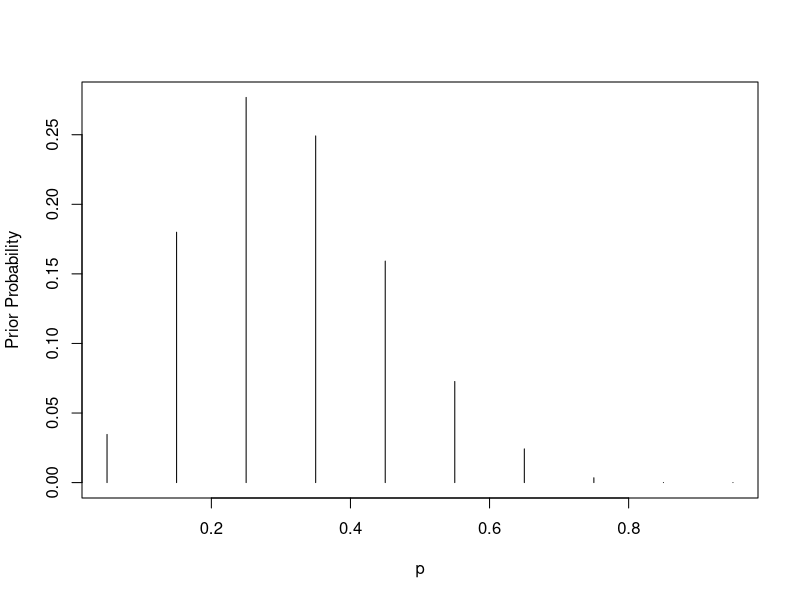
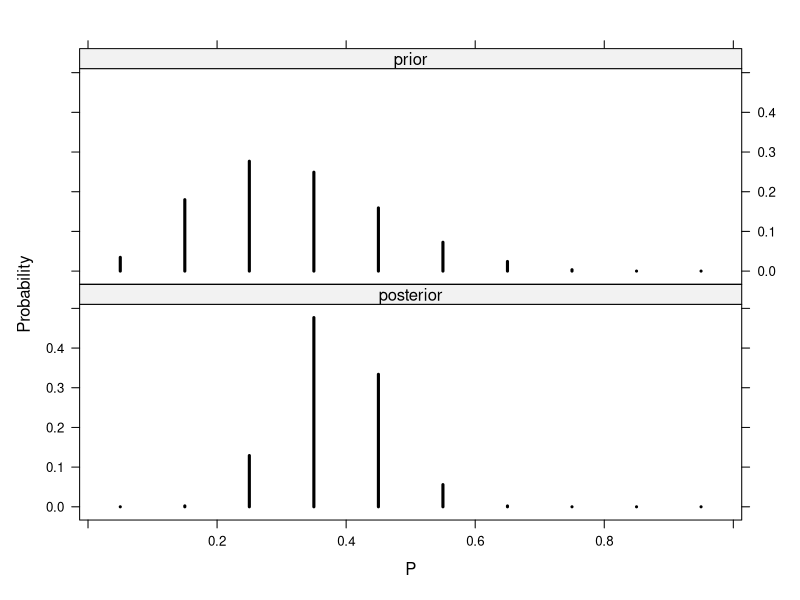
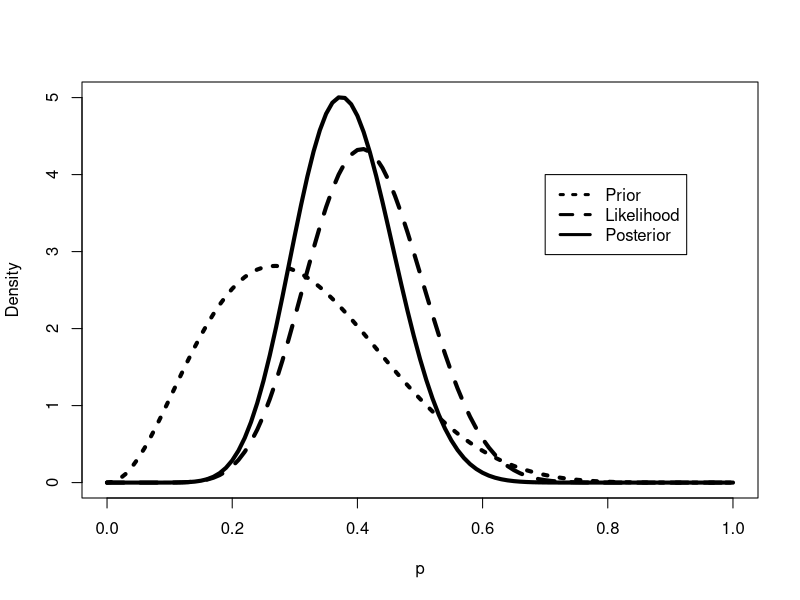
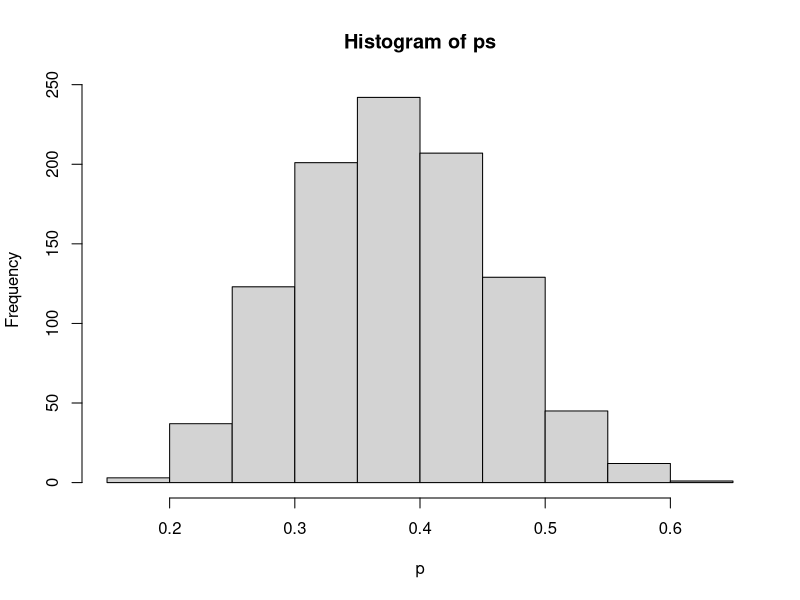
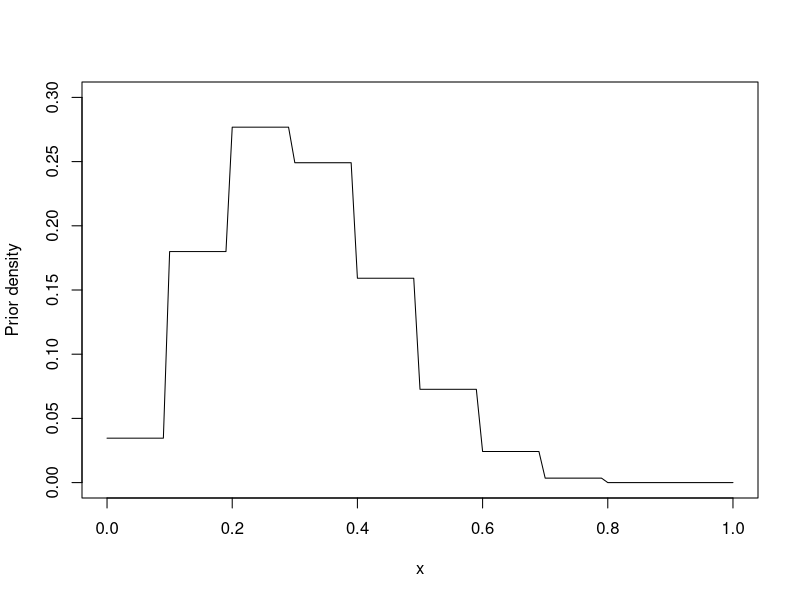
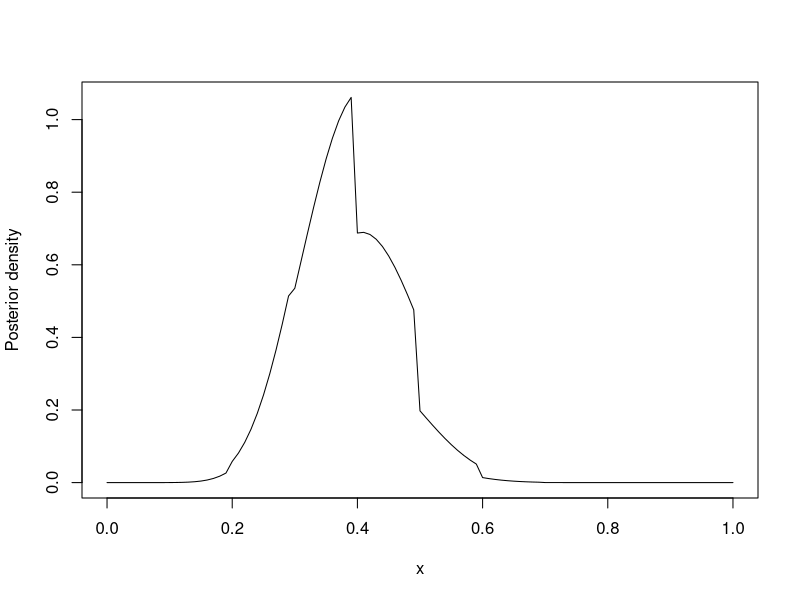
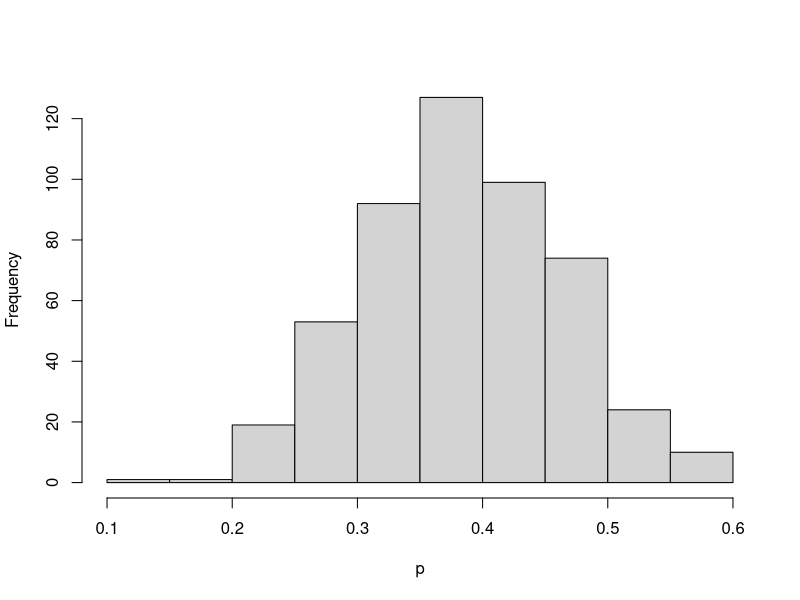
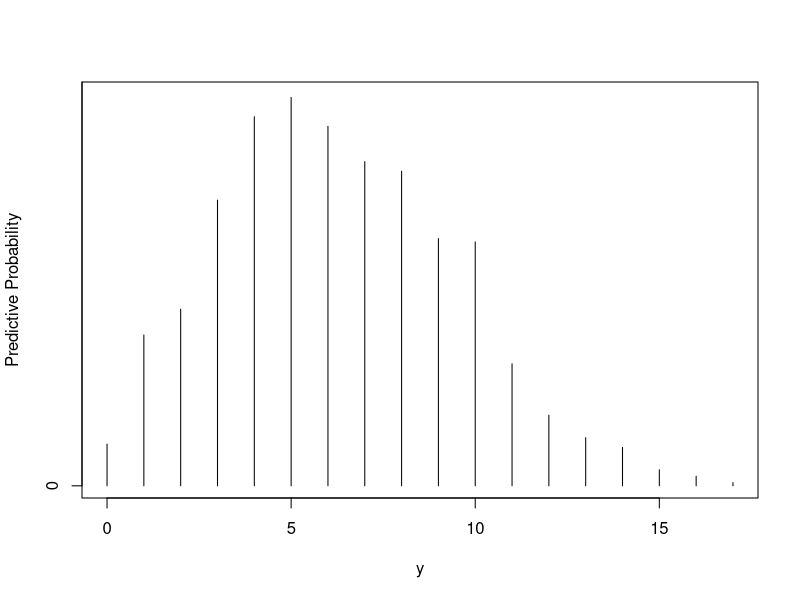

Here is the R script that generated these plots, in order:
###########################################
###  Introduction to Bayesian Thinking  ###
###########################################

# Here we introduce basic bayesian inferential
# approach with problem of learning about
# a population proportion.

# Before taking data, one has beliefs about
# the value of the proportion and one
# models his or her beliefs in terms
# of a prior distribution.

# This 'prior' can take different functional
# forms.

# After data is observed, one updates ones
# beliefs about the proportion by computing
# the posterior distribution.

# One may also want to predict likely outcomes
# of a new sample taken from the population.

### LEARNING ABOUT PROPORTION
### OF HEAVY SLEEPERS

# Sleeping habits of American college students.
# Doctors recommend 8 hours. What proportion
# get at least 8 hours.

# Population consists of all American
# college students and p represents
# the proportion who sleep (on a typical
# night during week) an average of 8 hours.

# We want to know about the location of
# p which is unknown. In Bayesian terms,
# a person's beliefs about the uncertainty
# in this proportion can be represented
# by a probability distribution placed
# on this parameter. The distribution
# reflects the person's subjective prior
# opinion about plausible values of p.

# Person reads in newspaper that most
# students only get 6 hours. Second article
# says based on sample of 100, about 70%
# reported getting 5-6 hours sleep on
# weekdays, 28% reported 7-8 hours, and
# only 2% getting "healthy nine hours".

# So: p, proportion that sleep < 8 hours
# is likely smaller than 50% or 0.5

# Best guess is that value of p is 0.3

# But is plausible that p could be
# anywhere between 0 and 0.5.

# We take a sample of 27 students, 11
# say they had at least 8 hours the
# previous night. Now we want to predict
# proportion p if we draw a new sample
# of 20.

### SEE SLIDE

####################################
### Using a Discrete Prior
####################################

# One approach to get prior for p is to
# write down posible proportion values
# and to assign weights to the values.

# .05, .15, .25, .35, .45, .55, .65, .75, .85, .95
# with weights:
# 1, 5.2, 8, 7.2, 4.6, 2.1, 0.7, 0.1, 0, 0

# convert to prior probabilities by
# dividing each weight by the sum.

library(LearnBayes)

# proportion p vector:
p = seq(0.05, 0.95, by = 0.1); p

# corresponding weights
prior = c(1, 5.2, 8, 7.2, 4.6, 2.1, 0.7, 0.1, 0, 0); prior

# prior probabilities of each p proportion
prior = prior/sum(prior); prior

# here we graph this discrete prior 
# distribution for porportions p:
plot(p, prior, type = "h", ylab="Prior Probability")

# we determine likelihood function for 
# 11 of 27 students that sleep a sufficient
# number of hours (SEE NEXT SLIDE AFTER PLOT)

## PLEASE SEE WIKIPEDIA FOR BETA DISTRIBUTION

# beta density parameters:
data = c(11, 16); data

# posterior densities
post = pdisc(p, prior, data)
post

# show p, priors and posteriors
round(cbind(p, prior, post),2)

# Here we make a fancy plot
library(lattice)

# add a new column up front,
# fill with "prior"
PRIOR=data.frame("prior",p,prior);PRIOR

# same with "posterior" for previous
# posterior numbers
POST=data.frame("posterior",p,post);POST

# names for prior column is "Type"
names(PRIOR)=c("Type","P","Probability");PRIOR

# names for posterior column is "Type"
names(POST)=c("Type","P","Probability");POST

# rowbind them (stack them up)
data=rbind(PRIOR,POST);data

# Do not need windows() command
# it just opens a new window for
# the xyplot
# windows()
xyplot(Probability~P|Type,
       data=data,layout=c(1,2),
       type="h",lwd=3,col="black")

# Note that most of posterior probability
# is concentrated on values of p = .35 
# and p = .45. If we combine the probabilities
# for the three most likely values, we can
# conclude that posterior prob is that p
# falls in the set {.25, .35, .45} = 0.94

#############################
### Using a Beta Prior
#############################

# A proportion is a continuous parameter,
# so an alternative approach is to construct
# a density g(p) on the interval (0, 1) that
# represents the person's initial beliefs.

# Suppose belief is that proportion is equally
# likely to be smaller or larger than 0.3.
# Also, she is 90% confident that p < 0.5.

#### SEE NEXT SLIDE

library(LearnBayes)

quantile2=list(p=.9,x=.5)
quantile2
quantile1=list(p=.5,x=.3)
quantile1
ab=beta.select(quantile1,quantile2)
ab

### SEE NEXT SLIDE

a = ab[1];a
b = ab[2];b
s = 11
f = 16

# We display the three densities: the prior
# density (g(p)), the likelihood function
# L(p), and the posterior density (g(p|data)
# for learning about the proportion p. 

# We see that (in this case) the posterior 
# density is acompromise between the
# initial prior beliefs and the info
# provided by the data.
curve(dbeta(x,a+s,b+f), from=0, to=1, 
      xlab="p",ylab="Density",lty=1,lwd=4)
curve(dbeta(x,s+1,f+1),add=TRUE,lty=2,lwd=4)
curve(dbeta(x,a,b),add=TRUE,lty=3,lwd=4)
legend(.7,4,c("Prior","Likelihood","Posterior"),
       lty=c(3,2,1),lwd=c(3,3,3))

# So there are different ways of sum-
# marizing the beta posterior distribution
# to make inferences about the proportion
# of heavy sleepers p.

# The beta cum density function (cdf) and
# inverse cdf functions pbeta and qbeta are
# useful in computing probabilities and 
# creating interval estimates for p.

# Is it likely that the proportion of heavy
# sleepers > 0.5? We compute the posterior
# prob P(p >= .5|data)

1 - pbeta(0.5, a + s, b + f)

# It is small so it is unlikely that more 
# than half of the students are heavy sleepers.

# We can find a 90% interval estimate for 
# p by computing the 5th and 95th percen-
# tiles of the beta density:

qbeta(c(0.05, 0.95), a + s, b + f)

# So a 90% posterior credible interval 
# for the proportion p is (0.256, 0.513)

# These summaries are exact because are
# based on R functions for the beta
# posterior density.

### SIMULATION AS ALTERNATIVE
# Can also use simulation to summarize
# a posterior density....we simulate a
# large number of values from the beta
# posterior bensity and summarize the
# simulated output.

# We use pseudo-random beta generator
# rbeta() to simulate 1000 random pro-
# portion values from the beta (a+s, b+f)
# posterior with:
ps = rbeta(1000, a + s, b + f)
ps

# and then display the proportion as
# a histogram of the simulated values.

# We estimate the probability that the
# proportion is larger than 0.5 using
# the proportion of simulated values
# in the range of the simulated sample
# from the beta posterior distribution
# of p:
hist(ps,xlab="p")
sum(ps >= 0.5)/1000

# Note these summaries of the posterior
# density for p based on simulation are
# very close to the exact values based
# on the calculations from the beta
# distribution:

# Here we get 90% interval estimate from
# the 5th and 95th sample quantiles:
quantile(ps, c(0.05, 0.95))

#####################################
### Using a Histogram Prior
#####################################

library(LearnBayes)

# There are computational advantages to
# using a beta prior, can also perform
# posterior computations for any choice
# of prior.

### BRUTE FORCE TECHNIQUE: NEXT SLIDE

# We illustrate for a 'histogram' prior
# that may better reflect the person's prior
# opinion about proportion p.

# They state prior beliefs about propor-
# tion of heavy sleepers by dividing the
# range of p into ten subintervals:
# (0, .1), (.1, .2) . . . (.9, 1) and
# then assigning probabilities to these
# intervals.

# Person assigns weights: 1, 5.2, 8, 7.2,
# 4.6, 2.1, 0.7, 0.1, 0, 0

# We view this as a continuous version
# of the discrete prior used earlier

# So histogram prior has
# midpoints of intervals:
midpt = seq(0.05, 0.95, by = 0.1)
midpt

# the associate prior weights:
prior = c(1, 5.2, 8, 7.2, 4.6,
          2.1, 0.7, 0.1, 0, 0)
prior

# We convert prior weights to probs
# by dividing each weight by the sum:
prior = prior/sum(prior); prior

# We graph with curve() and with
# histprior() from LearnBayes package
# to yield a histogram prior for pro-
# portion p:
curve(histprior(x,midpt,prior), from=0, to=1,
      ylab="Prior density",ylim=c(0,.3))

# from previously:
s = 11
f = 16

# We compute posterior density by multiplying
# the histogram prior by the likelihood function
# (likelihood function for a binomial
# density is given by beta(s+1,f+1)) density
# which we can call with dbeta()

# We again graph with curve() and with
# histprior() from LearnBayes package. So
# here we have the posterior density for
# proportion p using a histogram prior:
curve(histprior(x,midpt,prior) * dbeta(x,s+1,f+1), 
      from=0, to=1, ylab="Posterior density")

# To obtain a simulated sample from posterior
# density we construct an equally spaced
# grid of values of proportion p and
# compute the product of the prior and
# the likelihood on this grid. Then we 
# convert the products on the grid to
# probabilities:
p = seq(0, 1, length=500)
p
post = histprior(p, midpt, prior)*dbeta(p, s+1, f+1)
post
post = post/sum(post)
post

# Here we take a sample with replacement
# from the grid:
?sample
ps = sample(p, replace = TRUE, prob = post)
ps

# Here we create a histogram of the simulated
# draws from the posterior distribution 
# of p with the use of a histogram prior.
hist(ps, xlab="p", main="")

########################
### Prediction
########################

# Suppose someone wants to predict the
# number of heavy sleepers y-tilde in a
# future sample of m=20 students.

### SEE NEXT TWO SLIDES (15 and 16)

# pdiscp() computes the predictive probabilities
# when p is given a discrete distribution. 
# Like before, p is a vector of proportion
# values and prior is a vector of current
# probabilities.

# Other arguments are future sample size m,
# vector ys of number of successes of interest.

# Output is a vector of the corresponding
# predictive probabilities

p=seq(0.05, 0.95, by=.1);p
prior = c(1, 5.2, 8, 7.2, 4.6, 2.1, 0.7, 0.1, 0, 0)
prior
prior=prior/sum(prior)
prior
m=20; ys=0:20; m; ys
pred=pdiscp(p, prior, m, ys); pred
# predictive probabilities: we see
# most likely number of successes in
# future sample is y-tilde = 5 and
# y-tilde = 6
round(cbind(0:20,pred),3)

### SEE NEXT SLIDE (#17)

# We illustrate this computation using
# the beta(3.26, 7.19) used before to
# reflect the person's beliefs about
# the proportion of heavy sleepers:
ab=c(3.26, 7.19);ab
m=20; ys=0:20; m; ys
# This is the predictive density:
pred=pbetap(ab, m, ys); pred

# Note one can always compute a predictive
# density for any prior with simulation.

# To get y-tilde we first simulate p-star
# from g(p) and then simulate y-tilde from
# the binomial distribution

# Here we do it for beta(3.26, 7.19) prior.
# We simulate 1000 draws from the prior
# and put the simulated values in p:
p=rbeta(1000,3.26, 7.19);p

# Now we simulate values for y-tilde for
# these random p's using the rbinom()
# function
y = rbinom(1000, 20, p);y

# We tabulate the distinct values:
table(y)

# We save these frequencies and then convert
# to probabilities by dividing each freq
# by sum and use plot() to graph predictive
# distribution
freq=table(y)
freq
ys=as.integer(names(freq))
ys
predprob=freq/sum(freq)
predprob

# Predictive probabilities of the number
# of sleepers y-tilde in a future sample
# of size 20 when proportion is assigned
# a beta (3.26, 7.19) prior:
plot(ys,predprob,type="h",xlab="y",
     ylab="Predictive Probability")

# Now we want to summarize this discrete
# predictive distribution by an interval
# that covers at least 90% of the prob
# with discint()

# Vector of ys contain values of y-tilde 
# and predprob contains associated probs
# from table output.

# Matrix dist contain this prob dist
dist=cbind(ys,predprob)
dist

# discint() has inputs matrix dist and a
# given coverage prob covprob:
covprob=.9

# Output is a list where component 'set'
# gives the credible set and 'prob' gives
# the exact coverage probability

# So prob y-tilde falls in interval
# {1,2,3,4,5,6,7,8,9,10,11} is 91.1%
discint(dist,covprob)

# OR: if y-tilde/20 is the proportion of
# heavy sleepers in the future sample, the
# probability that this sample proportion
# is in this interval is 91.1%. Note that
# this interval is much wider than 91.1%
# probability interval for the population
# proportion p.

# When predicting a future sample proportion
# there are two sources of uncertainty:

# uncertainty in the value of p

# AND

# binomial uncertainty in the value of y-tilde

# so the predictive interval is longer
# than the population interval
